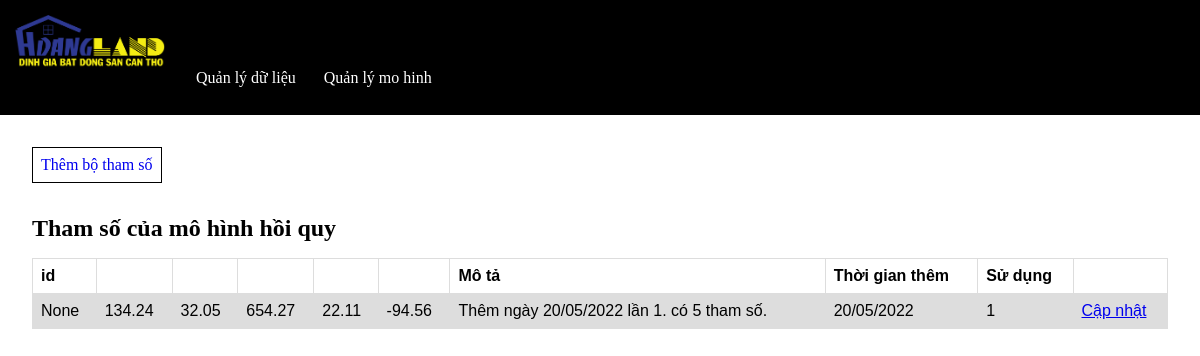
Before: /admin-page/ (signed in) with the older database file.
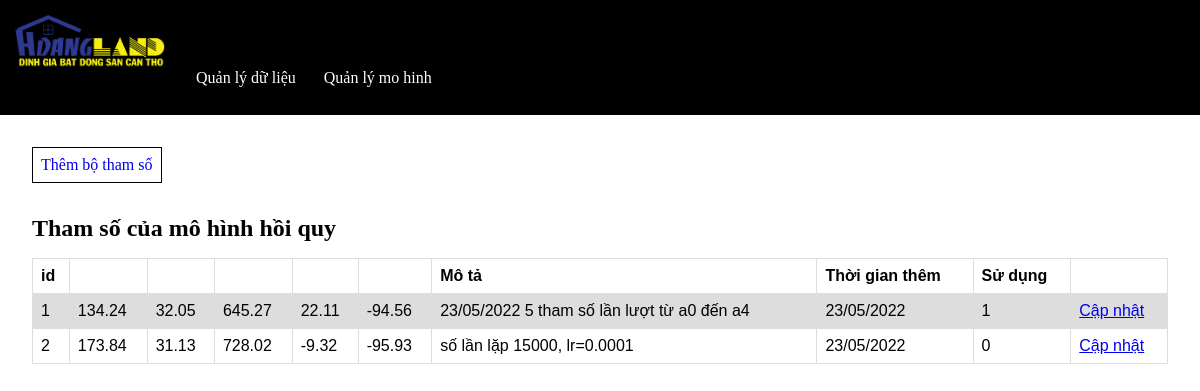
After: the same page with the newer database file.
### predict/models.py (models this page shows)
class Parameter(models.Model):
    parameter_list = models.CharField(max_length=255, null=False, default='')
    parameter_descriptions = models.TextField(default='')
    parameter_using = models.IntegerField(default=0)
    time = models.DateTimeField(auto_now=True)

### core/views.py (the view)
# urls.py: path('admin-page/', adminPage.as_view(), name='admin-page'),
class adminPage(View):
    def get(self, request):
        p = Parameter.objects.all().order_by('-parameter_using')
        for i in p:
            i.parameter_list = i.parameter_list.split(',')
            list_y = i.time.strftime("%Y")
            list_m = i.time.strftime("%m")
            list_d = i.time.strftime("%d")
            i.time = list_d + "/" + list_m + "/" + list_y
        context = {
            'param': p,
            'len_p': p[0].parameter_list
        }
        return render(request, 'homepage/admin-page.html', context)

### templates/homepage/admin-page.html (shortened to what this page needs)
{% load static %}
<!DOCTYPE html>
<html lang="en">
<head>
    <link rel="stylesheet" href="{% static 'homepage/css/manage.css' %}">
</head>
<body>
    <div class="main">
        <div class="header">
            <a href="/">
                <div class="logo">
                <img src="{% static 'homepage/img/HdangLand_xanhluc_final.png' %}" alt="">
            </div>
            </a>
            {% if user.is_staff %}
            <ul class="menu-list">
                <a href="{% url 'manage-page' %}"><li>Quản lý dữ liệu</li></a>
            </ul>
            {% if user.is_admin %}
            <ul class="menu-list">
                <a href="{% url 'admin-page' %}"><li>Quản lý mo hinh</li></a>
            </ul>
            {% endif %}
            {% else %}
            <ul class="menu-list">
                <a href="{% url 'index' %}"><li>Bạn không có quyền xem thông tin</li></a>
            </ul>
            {% endif %}
        </div>
        {% if user.is_admin %}
        <div class="container">
            <div class="content">
                <div class="nav-engine">
                    <a href="{% url 'create-param' %}?next={{ request.path }}" class="js-login-click">Thêm bộ tham số</a>
                </div>
            <h2>Tham số của mô hình hồi quy</i></h2>
                <div class="table-section">
                    <table class="data-table">
                        <tr>
                            <th>id</th>
                            {% for i in len_p %}
                            <th></th>
                            {% endfor %}
                            <th>Mô tả</th>
                            <th>Thời gian thêm</th>
                            <th>Sử dụng</th>
                            <th></th>
                          </tr>
                        {% for p in param %}
                          <tr>
                            <td>{{ p.id }}</td>
                              {% for pp in p.parameter_list %}
                              <td>{{ pp }}</td>
                              {% endfor %}
                              <td>{{ p.parameter_descriptions }}</td>
                              <td>{{ p.time }}</td>
                              <td>{{ p.parameter_using }}</td>
                              <td>
                                <a href="{% url 'update-param' p.id %}?next={{ request.path }}">Cập nhật</a>
                            </td>
                          </tr>
                        {% endfor %}
                    </table>
                </div>
        </div>
        {% endif %}
    </div>
</body>
</html>

### static/homepage/css/manage.css (style rules this page uses)
* { padding: 0; margin: 0; box-sizing: border-box; }
.header { position: relative; height: 115px; background-color: #000; }
.logo { display: inline-block; }
.header a { text-decoration: none; }
.logo img { width: 150px; margin: 15px; }
.menu-list { display: inline-block; }
.menu-list li { display: inline; padding: 12px; margin-bottom: 2px; color: #fff; }
.menu-list a { text-decoration: none; }
.content { margin: 0 32px; margin-top: 32px; }
.nav-engine { display: inline-block; padding: 8px; border: 1px solid; margin-bottom: 32px; }
.nav-engine a { text-decoration: none; }
.table-section { margin-top: 16px; }
.data-table { font-family: arial, sans-serif; border-collapse: collapse; width: 100%; }
td, th { border: 1px solid #dddddd; text-align: left; padding: 8px; }
tr:nth-child(even) { background-color: #dddddd; }

Changed rows visible on the page:
removed Parameter: id "None", parameter_list "134.24" "32.05" "654.27" "22.11" "-94.56", parameter_descriptions "Thêm ngày 20/05/2022 lần 1. có 5 tham số.", time "20/05/2022", parameter_using "1"
added Parameter: id "1", parameter_list "134.24" "32.05" "645.27" "22.11" "-94.56", parameter_descriptions "23/05/2022 5 tham số lần lượt từ a0 đến a4", time "23/05/2022", parameter_using "1"
added Parameter: id "2", parameter_list "173.84" "31.13" "728.02" "-9.32" "-95.93", parameter_descriptions "số lần lặp 15000, lr=0.0001", time "23/05/2022", parameter_using "0"
